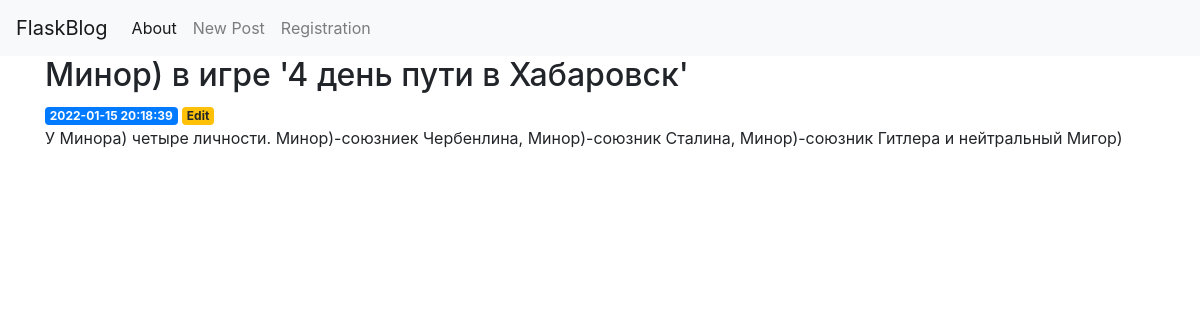
The page /1 on the database its author committed.
### app/models.py (models this page shows)
class Post(db.Model):
    __tablename__ = 'posts'
    id = db.Column(db.Integer(), primary_key=True)
    created = db.Column(db.DateTime(), default= datetime.utcnow())
    title= db.Column(db.Text(), nullable=False)
    content = db.Column(db.Text(), nullable=False)

### app/views.py (the view)
@app.route('/<int:post_id>')
def post(post_id):
    post = get_post(post_id)
    return render_template('post.html', post=post)

### app/alchemy_repositories.py (called while the page is built)
def get_post(post_id):
    return Post.query.get(post_id)

### app/templates/post.html
{% extends 'base.html' %}
{% block content %}
    <h2>{% block title %} {{ post['title'] }} {% endblock %}</h2>
    <span class="badge badge-primary">{{ post['created'] }}</span>
    <a href="{{ url_for('edit', id=post['id']) }}">
        <span class="badge badge-warning">Edit</span>
    </a>
    <p>{{ post['content'] }}</p>
{% endblock %}

### rows shown on the page
Post: title "Минор) в игре '4 день пути в Хабаровск'", created "2022-01-15 20:18:39", content "У Минора) четыре личности. Минор)-союзниек Чербенлина, Минор)-союзник Сталина, Минор)-союзник Гитлера и нейтральный Мигор)"
